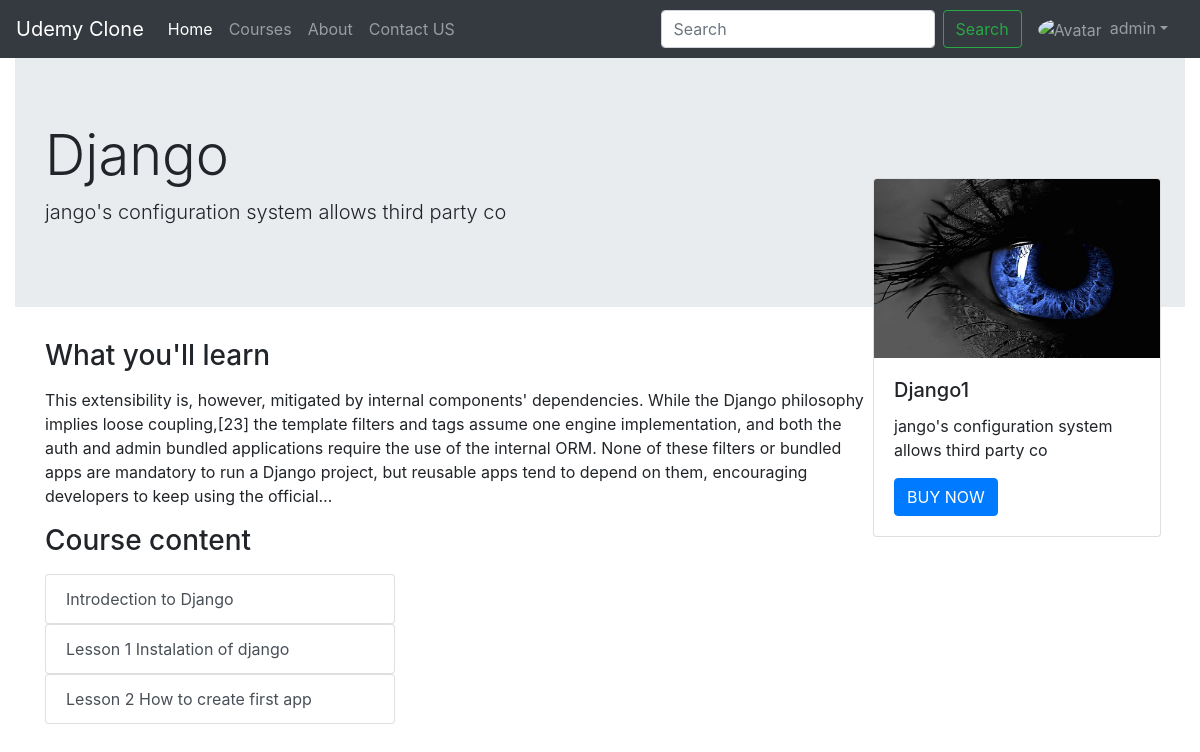
The app's page /coursehome1 (signed in) with its own data.
### course/models.py (models this page shows, shortened)
class Course(models.Model):
    sno = models.AutoField(primary_key=True)
    title = models.CharField(max_length=50, default="")
    price = models.FloatField( )
    desc = models.CharField(max_length=50, default="")
    author= models.CharField(max_length=50, default="")
    content = models.TextField(default="")
    image = models.ImageField()

class CourseLesson(models.Model):
    sno = models.AutoField(primary_key= True)
    lesson_name = models.CharField(max_length=50)
    lesson_model = models.ForeignKey(Course, on_delete=models.CASCADE)
    class Meta:
        db_table='lesson_name'

### course/views.py (the view)
# urls.py: path('coursehome<str:slug>', views.coursehome, name='coursehome'),
def coursehome(request,slug):
    course = Course.objects.get(sno =slug)
    course_lessons = CourseLesson.objects.filter(lesson_model = course)
    videos = Video.objects.filter(video_course  = course)
    try:
        uid=Course.objects.get(sno = slug)
        purchaged_course=Purchasecourse.objects.get(purchase_course = uid)
    except:
        purchaged_course=  purchaged_course=Purchasecourse.objects.none()
        pass
    print(purchaged_course)
    context  ={'course': course, 'course_lessons' : course_lessons , 'videos': videos, 'purchase_course': purchaged_course }
    return render(request, 'course/coursehome.html', context)

### templates/course/coursehome.html (shortened to what this page needs)
{% extends 'base.html' %}
{% block body %}
<div class="container-fluid">
    <div class="jumbotron jumbotron-fluid">
        <div class="container">
            <h1 class="display-4">{{course.title}}</h1>
            <p class="lead">{{course.desc}}</p>
        </div>
    </div>
    <div class="card mr-4" style="width: 18rem; margin-top: -161px; position: relative;
      float: right">
        <img src={{course.image.url}} class="card-img-top" alt="...">
        <div class="card-body">
            <h5 class="card-title">{{course.title}}{{request.session.uid}}</h5>
            <p class="card-text">{{course.desc}}</p>
            {% if request.session.user %}
            {% if purchase_course.purchase_id %}
            <button type="submit" class="btn btn-primary " data-toggle="modal" data-target="#buynowModal">play</button>
            {% else %}
            <button type="submit" class="btn btn-primary " data-toggle="modal" data-target="#buynowModal">BUY NOW</button>
             {% endif %}
            {% else %}
            <button type="submit" class="btn btn-primary " data-toggle="modal" data-target="#loginModal">Login to buy</button>
            {% endif %}
        </div>
    </div>
</div>
<div class="container pr-3 ">
    <div class="my-3">
        <h3>What you'll learn</h3>
        <p class="  my-3">{{course.content|truncatechars:455}}</p>
        <div class="my-3">
            <h3 class="my-3">Course content</h3>
            <div class="row">
                {% for course_lesson in course_lessons %}
                <div class="col-4">
                    <div class="list-group" id="list-tab{{course_lesson.sno}}" role="tablist">
                        <a class="list-group-item list-group-item-action  " id="list-profile-list{{course_lesson.sno}}"
                            data-toggle="list" href="#list-profile{{course_lesson.sno}}" role="tab"
                            aria-controls="profile{{course_lesson.sno}}">{{course_lesson.lesson_name}}</a>
                    </div>
                </div>
                <div class="col-8">
                </div>
                {% endfor %}
            </div>
        </div>
    </div>
</div>
{% endblock body %}

### records on screen
Course: title "Django", desc "jango's configuration system allows third party co", image (picture), content "This extensibility is, however, mitigated by internal components' dependencies. While the Django philosophy implies loose coupling,[23] the template filters and tags assume one engine implementation, and both the auth and admin bundled applications require the use of the internal ORM. None of these filters or bundled apps are mandatory to run a Django project, but reusable apps tend to depend on them, encouraging developers to keep using the official…"
CourseLesson: lesson_name "Introdection to Django"
CourseLesson: lesson_name "Lesson 1 Instalation of django"
CourseLesson: lesson_name "Lesson 2 How to create first app"

### other values on screen
{{ request.session.user }} "admin"
{{ request.session.uid }} "1"
